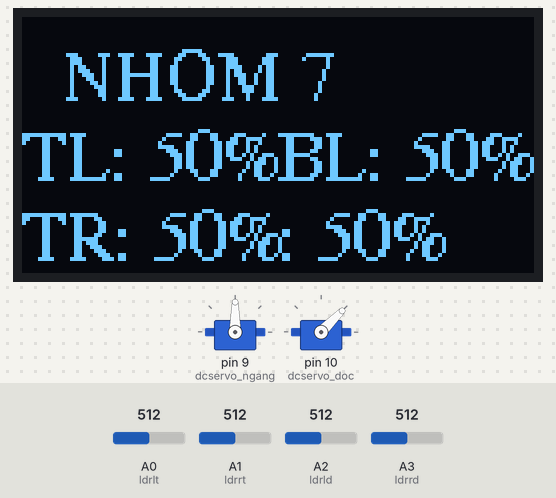
A sketch run on a simulated Arduino Uno, built with avr-gcc and run on an emulated ATmega328P. On the bench: 128×64 one-colour display, 2 × servo. Inputs (shaded band) come from the test bench; at power-on: A0 (ldrlt) = 512, A2 (ldrld) = 512, A1 (ldrrt) = 512, A3 (ldrrd) = 512. What the sketch prints to the serial monitor is not drawn.

Above: at 4.2 s.
4.3 s: A0 (ldrlt) set to 606
At 5.6 s:
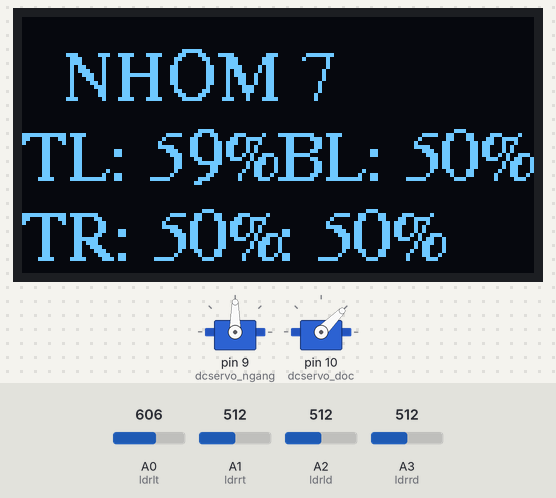
5.9 s: A0 (ldrlt) set to 621
At 7.04 s:
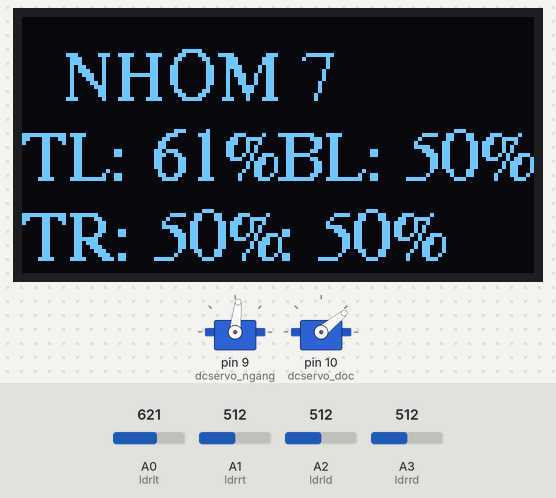
8.9 s: A2 (ldrld) set to 535
At 9.25 s:
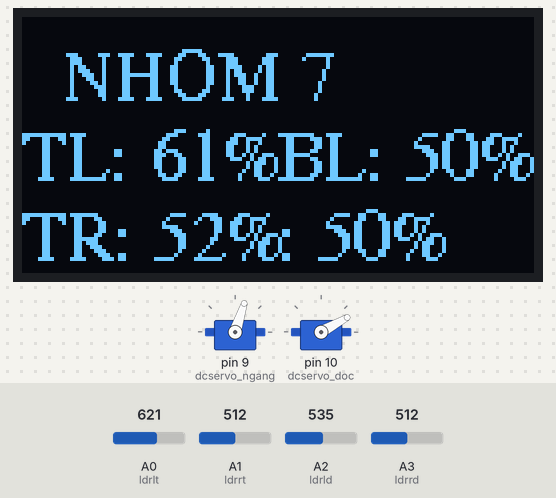
11.9 s: A1 (ldrrt) set to 535
At 12.32 s:
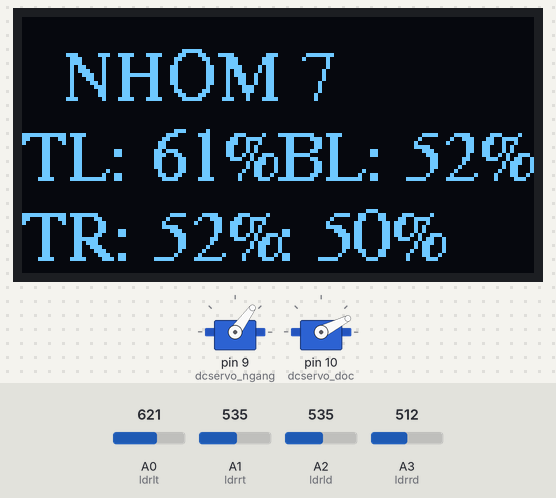
14.9 s: A1 (ldrrt) set to 306
At 15.33 s:
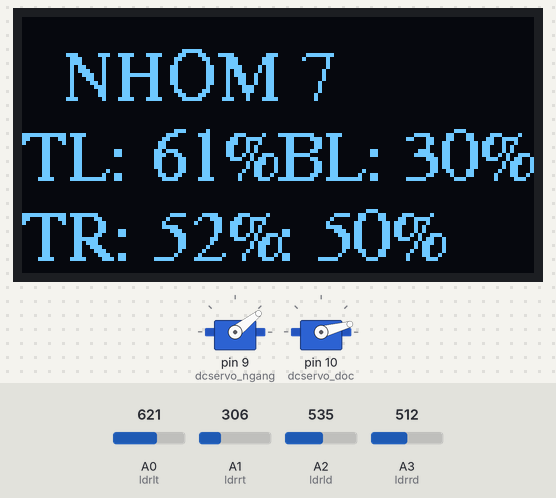
16.9 s: A3 (ldrrd) set to 170
At 17.21 s:
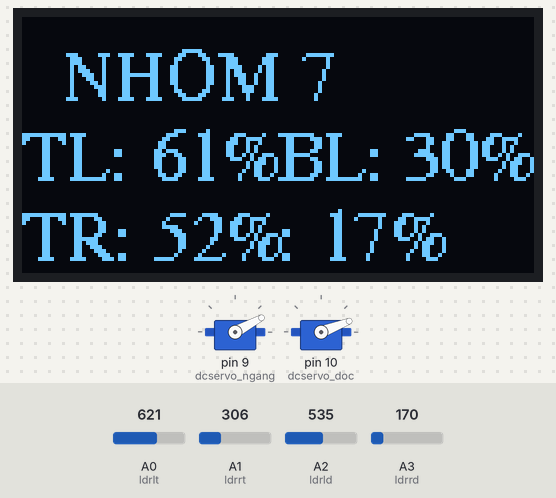
Timing chart, 0 to 20.9 s (numbered marks = the images above; inputs shaded):
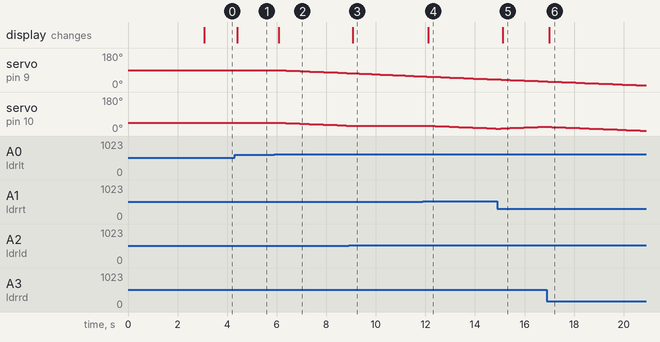

The sketch:

ARDUINO_TX_SERVO.ino
```cpp
//***********************************************THANG KU TO********************************************//
//************ARDUINO UNO R3 DIEU KHIEN SERVO, GUI GIA TRI CUONG DO ANH SANG CHO NODE MCU***************//
//******************************************************************************************************//
#include <Servo.h>
#include <SoftwareSerial.h>
#include <Adafruit_GFX.h>
#include <Adafruit_SSD1306.h>
#include <Fonts/FreeSerif9pt7b.h>
#include <Wire.h>

SoftwareSerial nodemcu(2,3);//tx-2, rx-3
Adafruit_SSD1306 display(128, 64, &Wire, -1);

String tx_data; //luu tru cac gia tri anh sang theo 4 diem

//dinh nghia gia tri goc max, min cho hai dong co ngang - doc
#define max_servo_ngang  180
#define min_servo_ngang  0
#define max_servo_doc    180
#define min_servo_doc    0

// khai bao 2 dong co servo dieu chinh chieu ngang va chieu doc
Servo dcservo_ngang;
Servo dcservo_doc;

 // gia tri goc quay dieu khien cua dong co servo theo chieu ngang va chieu doc
int servo_ngang = 90;
int servo_doc = 45;

// khai bao 4 quang tro dat o 4 goc
int ldrlt = A0; //LDR BEN TREN - BEN TRAI
int ldrrt = A1; //LDR BEN TREN - BEN PHAI
int ldrld = A2; //LDR BEN DUOI - BEN TRAI
int ldrrd = A3; //LDR BEN DUOI - BEN PHAI

int percent_light1 = 0;
int percent_light2 = 0;
int percent_light3 = 0;
int percent_light4 = 0;

void setup(){
  Serial.begin(9600);
  nodemcu.begin(9600);

  display.begin(SSD1306_SWITCHCAPVCC, 0x3C);
  display.setFont(&FreeSerif9pt7b);

  dcservo_ngang.attach(9);
  dcservo_doc.attach(10);

  dcservo_ngang.write(90);
  dcservo_doc.write(45);

  delay(3000);
}
void loop() {
// doc gia tri cuong do anh sang tu cac quang tro dat o bon goc
int light_lt = analogRead(ldrlt); // TREN TRAI
int light_rt = analogRead(ldrrt); // TREN PHAI
int light_ld = analogRead(ldrld); // DUOI TRAI
int light_rd = analogRead(ldrrd); // DUOI PHAI

//
percent_light1 = map(light_lt, 0, 1023, 1, 100);
percent_light2 = map(light_rt, 0, 1023, 1, 100);
percent_light3 = map(light_ld, 0, 1023, 1, 100);
percent_light4 = map(light_rd, 0, 1023, 1, 100);


int tolerance = 50; // sai so (tolerance)
// tinh toan cuong do anh sang trung binh
int alight_top = (light_lt + light_rt) / 2; // cuong do anh sang trung binh o tren
int alight_down = (light_ld + light_rd) / 2; // cuong do anh sang trung binh o duoi
int alight_left = (light_lt + light_ld) / 2; // cuong do anh sang trung binh ben trai
int alight_right = (light_rt + light_rd) / 2; // cuong do anh sang trung binh ben phai

// tinh toan do lech giua tren - duoi va trai - phai
int dif_ud = alight_top - alight_down; // tinh toan sai lech tren va duoi
int dif_lr = alight_left - alight_right;// tinh toan sai lech trai phai

// tinh toan de hieu chinh goc quay servo theo chieu doc
if (-1*tolerance > dif_ud || dif_ud > tolerance)
  {
    if(alight_top < alight_down)
    {
      servo_doc = servo_doc + 1;
      if(servo_doc > max_servo_doc)
      {
        servo_doc = max_servo_doc;
      }
      dcservo_doc.write(servo_doc);
      delay(20);
    }
    else if(alight_top > alight_down)
      {
        servo_doc = servo_doc - 1;
        if(servo_doc < min_servo_doc)
        {
          servo_doc = min_servo_doc;
        }
        dcservo_doc.write(servo_doc);
        delay(20);
      }
      else if(alight_top == alight_down)
        {

        }
  }
  //*************************************
  if (-1*tolerance >dif_lr || dif_lr > tolerance)
  {
    if(alight_left > alight_right)
    {
      servo_ngang = servo_ngang - 1;
      if(servo_ngang >  max_servo_ngang)
      {
        servo_ngang =  max_servo_ngang;
      }
      dcservo_ngang.write(servo_ngang);
      delay(20);
    }
    else if(alight_left  < alight_right)
      {
        servo_ngang = servo_ngang + 1;
        if(servo_ngang < min_servo_ngang)
        {
         servo_ngang = min_servo_ngang;
        }
        dcservo_ngang.write(servo_ngang);
        delay(20);
      }
      else if(alight_left == alight_right)
        {

        }
  }
  //gui du lieu 4 gia tri quang tro sang node mcu

   tx_data = tx_data + percent_light1 + "," + percent_light2 + "," + percent_light3 + "," + percent_light4;
   Serial.println(tx_data);
   nodemcu.println(tx_data);
   tx_data = "";

   oled_display();

   delay(100);
}
void oled_display()
{
  display.clearDisplay();
  display.setTextSize(1);
  display.setTextColor(WHITE);

  display.setCursor(0,20);
  display.print("  NHOM 7 ");

  display.setCursor(0,40);
  display.print("TL: ");
  display.print(percent_light1);
  display.println("%");

  display.setCursor(64,40);
  display.print("BL: ");
  display.print(percent_light2);
  display.println("%");

  display.setCursor(0,60);
  display.print("TR: ");
  display.print(percent_light3);
  display.println("%");

  display.setCursor(64,60);
  display.print(": ");
  display.print(percent_light4);
  display.println("%");

  display.display();
}
```

Measured:
- the behaviour switches between 519 and 520 on A2 (ldrld) (found by bisection; images 2 and 3)
- the behaviour switches between 526 and 527 on A1 (ldrrt) (found by bisection; images 3 and 4)
- after the input at 4.3 s, the display: changes after 0.11 s (image 1)
- after the input at 5.9 s, servo on pin 9 (dcservo_ngang): moves from 90° to 74° over 2.8 s, starting after 0.11 s; servo on pin 10 (dcservo_doc): moves from 45° to 29° over 2.8 s, starting after 0.09 s; the display: changes after 0.18 s (image 2)
- after the input at 8.9 s, servo on pin 10 (dcservo_doc): stays 29° (without the input it goes to 28° after 0.10 s); the display: changes after 0.17 s (image 3)
- after the input at 11.9 s, servo on pin 10 (dcservo_doc): moves from 29° to 13° over 2.8 s, starting after 0.12 s; the display: changes after 0.21 s (image 4)
- after the input at 14.9 s, the display: changes after 0.22 s (image 5)
- after the input at 16.9 s, the display: changes after 0.10 s (image 6)
